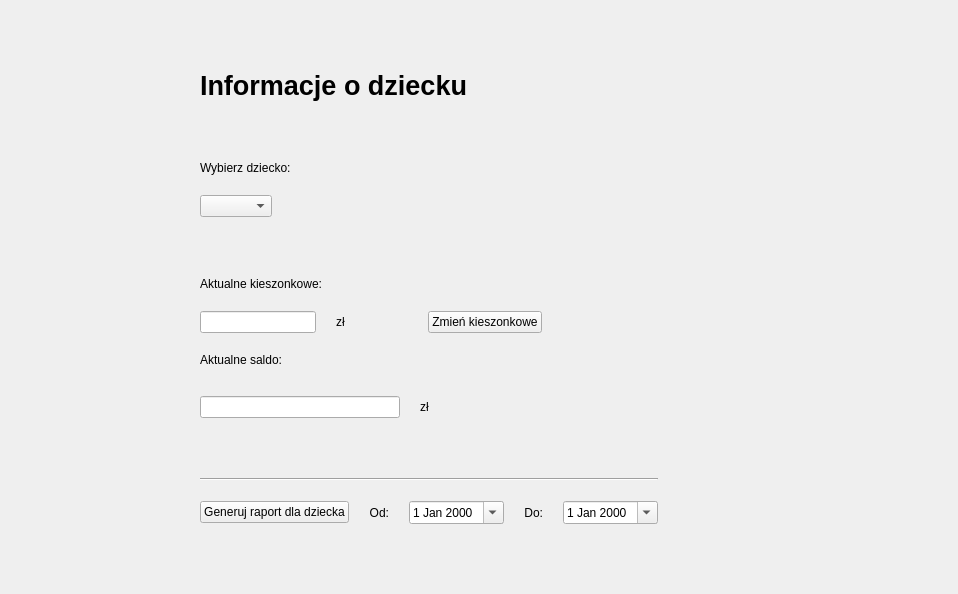
     <widget class="QWidget" name="tab_Dzieci">
      <attribute name="title">
       <string>Dzieci</string>
      </attribute>
      <layout class="QHBoxLayout" name="horizontalLayout_27">
       <property name="leftMargin">
        <number>100</number>
       </property>
       <property name="topMargin">
        <number>20</number>
       </property>
       <property name="rightMargin">
        <number>200</number>
       </property>
       <property name="bottomMargin">
        <number>20</number>
       </property>
       <item>
        <layout class="QVBoxLayout" name="verticalLayout_15">
         <property name="spacing">
          <number>20</number>
         </property>
         <property name="leftMargin">
          <number>100</number>
         </property>
         <property name="topMargin">
          <number>50</number>
         </property>
         <property name="rightMargin">
          <number>100</number>
         </property>
         <property name="bottomMargin">
          <number>50</number>
         </property>
         <item>
          <widget class="QLabel" name="label_59">
           <property name="font">
            <font>
             <pointsize>20</pointsize>
             <bold>true</bold>
            </font>
           </property>
           <property name="text">
            <string>Informacje o dziecku</string>
           </property>
          </widget>
         </item>
         <item>
          <spacer name="verticalSpacer_6">
           <property name="orientation">
            <enum>Qt::Vertical</enum>
           </property>
           <property name="sizeHint" stdset="0">
            <size>
             <width>20</width>
             <height>40</height>
            </size>
           </property>
          </spacer>
         </item>
         <item>
          <widget class="QLabel" name="label_39">
           <property name="text">
            <string>Wybierz dziecko:</string>
           </property>
          </widget>
         </item>
         <item>
          <layout class="QHBoxLayout" name="horizontalLayout_35">
           <property name="topMargin">
            <number>0</number>
           </property>
           <item>
            <widget class="QComboBox" name="comboBox_dzieciLista"/>
           </item>
           <item>
            <spacer name="horizontalSpacer_29">
             <property name="orientation">
              <enum>Qt::Horizontal</enum>
             </property>
             <property name="sizeHint" stdset="0">
              <size>
               <width>40</width>
               <height>20</height>
              </size>
             </property>
            </spacer>
           </item>
          </layout>
         </item>
         <item>
          <spacer name="verticalSpacer_11">
           <property name="orientation">
            <enum>Qt::Vertical</enum>
           </property>
           <property name="sizeHint" stdset="0">
            <size>
             <width>20</width>
             <height>40</height>
            </size>
           </property>
          </spacer>
         </item>
         <item>
          <widget class="QLabel" name="label_40">
           <property name="text">
            <string>Aktualne kieszonkowe:</string>
           </property>
          </widget>
         </item>
         <item>
          <layout class="QHBoxLayout" name="horizontalLayout_34">
           <item>
            <widget class="QLineEdit" name="lineEdit_aktualneKieszonkoweKwota">
             <property name="maximumSize">
              <size>
               <width>200</width>
               <height>16777215</height>
              </size>
             </property>
             <property name="alignment">
              <set>Qt::AlignRight|Qt::AlignTrailing|Qt::AlignVCenter</set>
             </property>
            </widget>
           </item>
           <item>
            <widget class="QLabel" name="label_48">
             <property name="text">
              <string>zł                   </string>
             </property>
            </widget>
           </item>
           <item>
            <widget class="QPushButton" name="pushButton_zmienKieszonkowe">
             <property name="text">
              <string>Zmień kieszonkowe</string>
             </property>
            </widget>
           </item>
           <item>
            <spacer name="horizontalSpacer_25">
             <property name="orientation">
              <enum>Qt::Horizontal</enum>
             </property>
             <property name="sizeHint" stdset="0">
              <size>
               <width>40</width>
               <height>20</height>
              </size>
             </property>
            </spacer>
           </item>
          </layout>
         </item>
         <item>
          <widget class="QLabel" name="label_41">
           <property name="text">
            <string>Aktualne saldo:</string>
           </property>
          </widget>
         </item>
         <item>
          <layout class="QHBoxLayout" name="horizontalLayout_28">
           <property name="topMargin">
            <number>9</number>
           </property>
           <item>
            <widget class="QLineEdit" name="lineEdit_aktualneSaldo">
             <property name="maximumSize">
              <size>
               <width>200</width>
               <height>16777215</height>
              </size>
             </property>
             <property name="alignment">
              <set>Qt::AlignRight|Qt::AlignTrailing|Qt::AlignVCenter</set>
             </property>
            </widget>
           </item>
           <item>
            <widget class="QLabel" name="label_42">
             <property name="text">
              <string>zł</string>
             </property>
            </widget>
           </item>
           <item>
            <spacer name="horizontalSpacer_23">
             <property name="orientation">
              <enum>Qt::Horizontal</enum>
             </property>
             <property name="sizeHint" stdset="0">
              <size>
               <width>40</width>
               <height>20</height>
              </size>
             </property>
            </spacer>
           </item>
          </layout>
         </item>
         <item>
          <spacer name="verticalSpacer_8">
           <property name="orientation">
            <enum>Qt::Vertical</enum>
           </property>
           <property name="sizeHint" stdset="0">
            <size>
             <width>20</width>
             <height>40</height>
            </size>
           </property>
          </spacer>
         </item>
         <item>
          <widget class="Line" name="line">
           <property name="orientation">
            <enum>Qt::Horizontal</enum>
           </property>
          </widget>
         </item>
         <item>
          <layout class="QHBoxLayout" name="horizontalLayout_33">
           <property name="topMargin">
            <number>0</number>
           </property>
           <item>
            <widget class="QPushButton" name="pushButton_generujRaportD">
             <property name="maximumSize">
              <size>
               <width>300</width>
               <height>16777215</height>
              </size>
             </property>
             <property name="text">
              <string>Generuj raport dla dziecka</string>
             </property>
            </widget>
           </item>
           <item>
            <widget class="QLabel" name="label_63">
             <property name="text">
              <string>Od:</string>
             </property>
             <property name="alignment">
              <set>Qt::AlignRight|Qt::AlignTrailing|Qt::AlignVCenter</set>
             </property>
            </widget>
           </item>
           <item>
            <widget class="QDateEdit" name="dateEdit_RDod">
             <property name="calendarPopup">
              <bool>true</bool>
             </property>
            </widget>
           </item>
           <item>
            <widget class="QLabel" name="label_64">
             <property name="text">
              <string>Do:</string>
             </property>
             <property name="alignment">
              <set>Qt::AlignRight|Qt::AlignTrailing|Qt::AlignVCenter</set>
             </property>
            </widget>
           </item>
           <item>
            <widget class="QDateEdit" name="dateEdit_RDdo">
             <property name="calendarPopup">
              <bool>true</bool>
             </property>
            </widget>
           </item>
          </layout>
         </item>
        </layout>
       </item>
      </layout>
     </widget>
